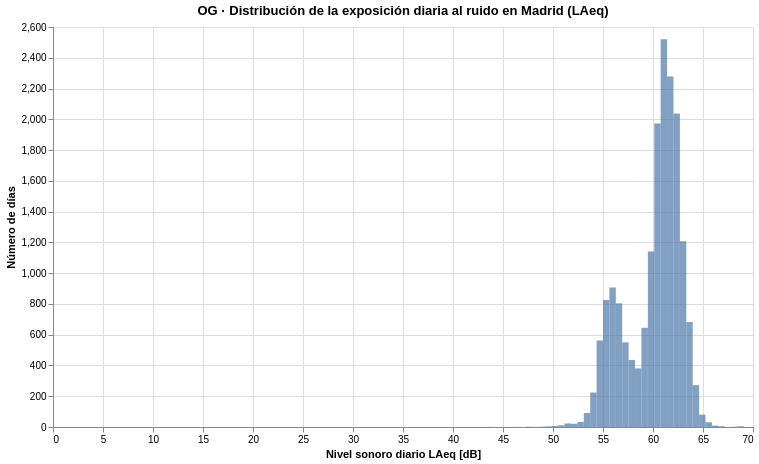

Notebook code cell kept with this figure:
### Code cell
hist_og_01 = (
    alt.Chart(df_hist_og_01)
    .mark_rect(opacity=0.7)
    .encode(
        x=alt.X(
            "bin_start:Q",
            title="Nivel sonoro diario LAeq [dB]"
        ),
        x2=alt.X2("bin_end:Q"),
        y=alt.Y(
            "conteo:Q",
            title="Número de días"
        ),
        tooltip=[
            alt.Tooltip("conteo:Q", title="Días")
        ]
    )
    .properties(
        width=700,
        height=400,
        title="OG · Distribución de la exposición diaria al ruido en Madrid (LAeq)"
    )
    .interactive()
)

hist_og_01

### Figure 1 — Vega-Lite specification as saved in the notebook (floating-point values rounded to 4 significant figures)
{"$schema": "https://vega.github.io/schema/vega-lite/v5.20.1.json", "config": {"view": {"continuousHeight": 300, "continuousWidth": 300}}, "data": {"name": "data-d4728cfd3948420384188e419a1864d7"}, "datasets": {"data-d4728cfd3948420384188e419a1864d7": [{"bin_end": 44.11, "bin_start": 43.46, "conteo": 1}, {"bin_end": 44.75, "bin_start": 44.11, "conteo": 0}, {"bin_end": 45.39, "bin_start": 44.75, "conteo": 0}, {"bin_end": 46.03, "bin_start": 45.39, "conteo": 0}, {"bin_end": 46.67, "bin_start": 46.03, "conteo": 1}, {"bin_end": 47.31, "bin_start": 46.67, "conteo": 0}, {"bin_end": 47.95, "bin_start": 47.31, "conteo": 2}, {"bin_end": 48.59, "bin_start": 47.95, "conteo": 1}, {"bin_end": 49.23, "bin_start": 48.59, "conteo": 2}, {"bin_end": 49.87, "bin_start": 49.23, "conteo": 4}, {"bin_end": 50.51, "bin_start": 49.87, "conteo": 7}, {"bin_end": 51.15, "bin_start": 50.51, "conteo": 11}, {"bin_end": 51.79, "bin_start": 51.15, "conteo": 23}, {"bin_end": 52.44, "bin_start": 51.79, "conteo": 21}, {"bin_end": 53.08, "bin_start": 52.44, "conteo": 33}, {"bin_end": 53.72, "bin_start": 53.08, "conteo": 91}, {"bin_end": 54.36, "bin_start": 53.72, "conteo": 224}, {"bin_end": 55.0, "bin_start": 54.36, "conteo": 562}, {"bin_end": 55.64, "bin_start": 55.0, "conteo": 825}, {"bin_end": 56.28, "bin_start": 55.64, "conteo": 906}, {"bin_end": 56.92, "bin_start": 56.28, "conteo": 804}, {"bin_end": 57.56, "bin_start": 56.92, "conteo": 550}, {"bin_end": 58.2, "bin_start": 57.56, "conteo": 436}, {"bin_end": 58.84, "bin_start": 58.2, "conteo": 381}, {"bin_end": 59.48, "bin_start": 58.84, "conteo": 645}, {"bin_end": 60.13, "bin_start": 59.48, "conteo": 1140}, {"bin_end": 60.77, "bin_start": 60.13, "conteo": 1972}, {"bin_end": 61.41, "bin_start": 60.77, "conteo": 2520}, {"bin_end": 62.05, "bin_start": 61.41, "conteo": 2278}, {"bin_end": 62.69, "bin_start": 62.05, "conteo": 2038}, {"bin_end": 63.33, "bin_start": 62.69, "conteo": 1208}, {"bin_end": 63.97, "bin_start": 63.33, "conteo": 682}, {"bin_end": 64.61, "bin_start": 63.97, "conteo": 272}, {"bin_end": 65.25, "bin_start": 64.61, "conteo": 80}, {"bin_end": 65.89, "bin_start": 65.25, "conteo": 31}, {"bin_end": 66.53, "bin_start": 65.89, "conteo": 9}, {"bin_end": 67.17, "bin_start": 66.53, "conteo": 5}, {"bin_end": 67.82, "bin_start": 67.17, "conteo": 0}, {"bin_end": 68.46, "bin_start": 67.82, "conteo": 2}, {"bin_end": 69.1, "bin_start": 68.46, "conteo": 5}]}, "encoding": {"tooltip": [{"field": "conteo", "title": "Días", "type": "quantitative"}], "x": {"field": "bin_start", "title": "Nivel sonoro diario LAeq [dB]", "type": "quantitative"}, "x2": {"field": "bin_end"}, "y": {"field": "conteo", "title": "Número de días", "type": "quantitative"}}, "height": 400, "mark": {"opacity": 0.7, "type": "rect"}, "params": [{"bind": "scales", "name": "param_1", "select": {"encodings": ["x", "y"], "type": "interval"}}], "title": "OG · Distribución de la exposición diaria al ruido en Madrid (LAeq)", "width": 700}
